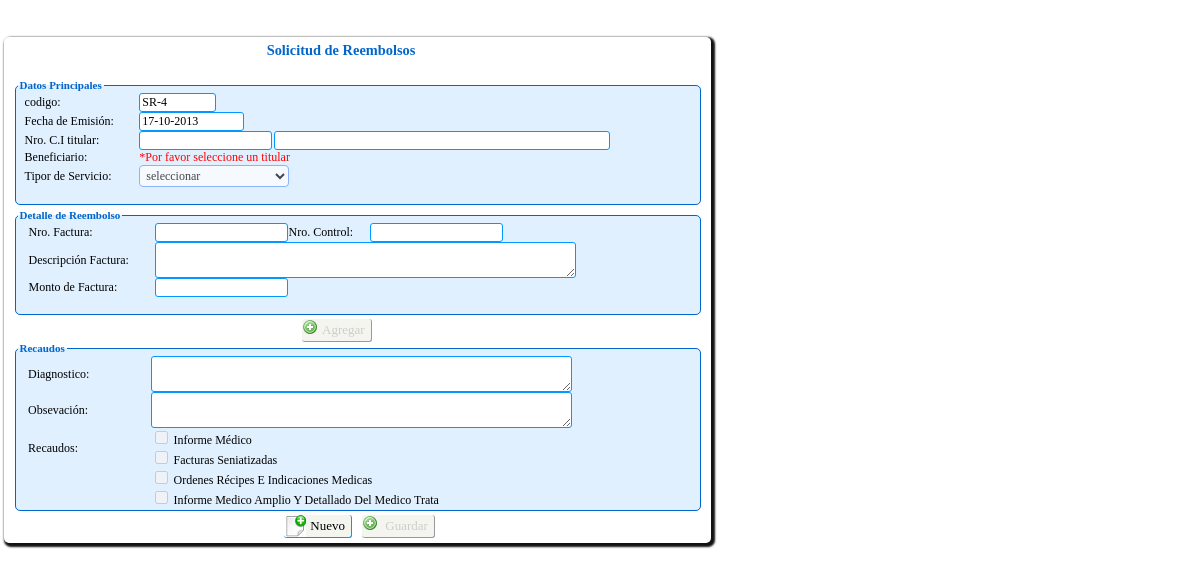
The page /persona/Php/transacciones/solicitud_reembolso/solicitud_reembolso.php (signed in) on the database as committed earlier.
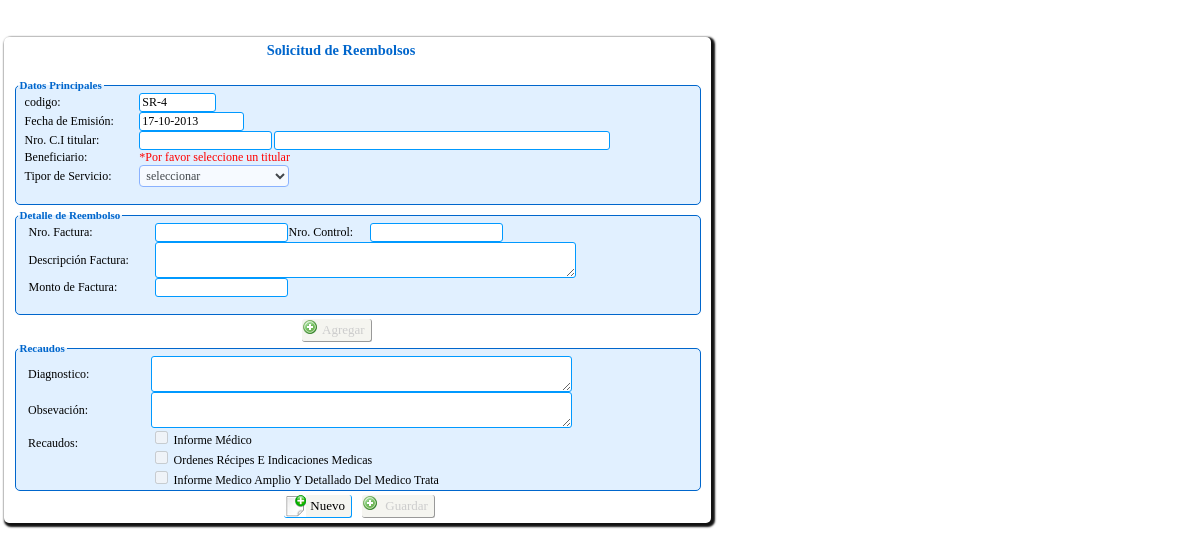
The same page on the database as committed later.
### tables this page shows
CREATE TABLE IF NOT EXISTS `tsolicitud_servicio` (
  `id_solicitud` int(11) NOT NULL,
  `id_solicitud_reembolso` int(11) NOT NULL,
  `cod_hoja` char(7) NOT NULL,
  `id_titular` int(11) NOT NULL,
  `id_beneficiario` int(11) NOT NULL,
  `tipo_beneficiario` char(1) NOT NULL,
  `id_servicio` int(11) NOT NULL,
  `id_patologia` int(11) NOT NULL,
  `autorizado` varchar(50) DEFAULT NULL,
  `ced_autorizado` int(12) DEFAULT NULL,
  `tratamiento` char(1) DEFAULT NULL,
  `fecha_ini` date DEFAULT NULL,
  `fecha_fin` date DEFAULT NULL,
  `fecha` date NOT NULL,
  `diagnostico` varchar(150) NOT NULL,
  `observacion` varchar(150) DEFAULT NULL,
  `id_medico` int(11) DEFAULT NULL,
  `id_proveedor` int(11) DEFAULT NULL,
  `hora` varchar(20) NOT NULL,
  `estatus` char(1) NOT NULL,
  `motivo_eliminacion` varchar(500) DEFAULT NULL,
  KEY `id_titular` (`id_titular`),
  KEY `id_beneficiario` (`id_beneficiario`),
  KEY `id_servicio` (`id_servicio`),
  KEY `id_medico` (`id_medico`),
  KEY `id_proveedor` (`id_proveedor`),
  KEY `id_patologia` (`id_patologia`),
  KEY `id_solicitud` (`id_solicitud`)
);

CREATE TABLE IF NOT EXISTS `trecaudo` (
  `id_recaudo` int(11) NOT NULL AUTO_INCREMENT,
  `descripcion` varchar(50) NOT NULL,
  `tipo` varchar(50) NOT NULL,
  `estatus` char(1) NOT NULL,
  PRIMARY KEY (`id_recaudo`)
);

### persona/Clases/clase_solicitud_reembolso.php (called while the page is built, shortened)
<?php
include_once("clase_mysql.php");
class sReembolso extends conectaBDMy{
    public function buscaUltimoID(){
       $sql="SELECT * FROM tsolicitud_servicio ORDER BY id_solicitud_reembolso DESC LIMIT 1";
		return ($cursor= parent::ejecuta_sql($sql));
    }
    public function sig_tupla( $registro )
	{
		return( parent::proxima_tupla( $registro ) );
	}
}
?>

### persona/Clases/clase_mysql.php (called while the page is built, shortened)
<?PHP
class conectaBDMy
{
	private $servidor;
	private $usuario;
	private $password;
	private $conexion;
	function conectaBDMy()
	{
		$this->servidor="localhost";
		$this->usuario="root";
		$this->password="iutep";
		$this->basedatos="bdsas";
	}
	function abrir_BD()
	{
		if ( !($enlace= @mysql_connect( $this->servidor, $this->usuario, $this->password ) ) )
		{
		header("Location: ../html/Error_bd.html");
		}
		$this->conexion=$enlace;
		return true;
	}
	function ejecuta_sql( $query )
	{
		if ( $this->abrir_BD() )
	     return ( mysql_query($query,$this->conexion ) );
	else
	     return null;
	}
  function proxima_tupla($cursor)
  {
	return mysql_fetch_array($cursor);
  }
}
?>

### persona/Clases/clase_recaudo.php (called while the page is built, shortened)
<?php
include_once("clase_mysql.php");
class recaudos extends conectaBDMy{
	private $tipoRecaudo;
    public function recaudos(){
		$this->tipoRecaudo="";
	}
 	public function setTiporecaudo($Valor){
        $this->tipoRecaudo = mb_strtoupper(trim($Valor), "utf-8");
    }
	function lista_recaudo()
	{
		$c=0;
		$sql="SELECT * FROM trecaudo where estatus='1' and tipo='$this->tipoRecaudo' order by id_recaudo";
		 $cursor=parent::ejecuta_sql($sql);
		 if($row= parent::proxima_tupla($cursor))
		 {
			 DO
			 {
				$fila[$c][1]=$row["id_recaudo"];
				$fila[$c][2]=$row["descripcion"];
				$fila[$c][3]=$row["tipo"];
				$c++;
			 }WHILE($row= parent::proxima_tupla($cursor));
		 }
		if ( $fila>0 )
			return $fila;
		else
			return -1;
	}
}
?>

### persona/Php/transacciones/solicitud_reembolso/solicitud_reembolso.php (the view, shortened to what this page needs)
<?php
include_once("../../../Clases/clase_solicitud_reembolso.php");
$sReembolso= new sReembolso();
$res=$sReembolso->buscaUltimoID();
$res=$sReembolso->sig_tupla($res);
$compl='SR-';
$idReembolso='0';
if($res){
	$idReembolso=$res['id_solicitud_reembolso']+1;
}else{
	$idReembolso='1';
}
?><!DOCTYPE HTML PUBLIC "-//W3C//DTD HTML 4.01 Transitional//EN" "http://www.w3c.org/TR/1999/REC-html401-19991224/loose.dtd">
<html xmlns="http://www.w3.org/1999/xhtml">
  <head>
 	<link rel="stylesheet" type="text/css" href="../../../Css/estilo2.css" />
    <link rel="stylesheet" type="text/css" href="../../../Css/estilo.css" />
	<link rel="stylesheet" type="text/css" href="../../../Css/jscal2.css" />
    <link rel="stylesheet" type="text/css" href="../../../Css/border-radius.css" />
    <link href="../../../JavaScript/jquery.alerts.css" rel="stylesheet" type="text/css" />
</head>
<body>
<div id="cuerpo1">
<form action="" method="POST" id="from_solicitud_reembolso" name="from_solicitud_reembolso">
<table width="664" height="37" border="0" cellpadding="0" cellspacing="0">
    <tr>
      <td width="664" height="37"> <h1>Solicitud de Reembolsos</h1></td>
    </tr>
  </table>
  <fieldset>
  <legend align="left">Datos Principales</legend>
    <table width="671" border="0" cellpadding="0" cellspacing="0">
    <tr>
      <td>&nbsp;</td>
      <td>codigo:</td>
      <td width="100"><input name="fecha2" id="fecha2" type="text" size="8" readonly value="<?php echo $compl.''.$idReembolso; ?>"/></td>
      <td width="243"><input name="op" type="hidden" id="op" value="iSolicitud" hidden="hidden" />
        <input type="hidden" name="codHoja" id="codHoja" value="<?php echo $compl.''.$idReembolso;; ?>"></td>
      <td width="165">&nbsp;</td>
    </tr>
    <tr>
      <td>&nbsp;</td>
      <td>Fecha de Emisión:</td>
      <td colspan="3"><input name="fecha" type="text" id="fecha" value="<?php date_default_timezone_set('America/Caracas'); echo date('d-m-Y') ?>" size="12" maxlength="10" readonly/></td>
    </tr>
    <tr>
      <td>&nbsp;</td>
      <td>Nro. C.I titular:</td>
      <td><input name="cedTitular" type="text" disabled id="cedTitular" size="16" /></td>
      <td colspan="2"><div id="cap4" style="color:#FF0000; display:block; width:200px;">
        <input name="vacio" type="text" id="box" size="45" readonly />
      </div></td>
      </tr>
    <tr>
      <td width="7">&nbsp;</td>
      <td width="113">Beneficiario:</td>
      <td colspan="3"><div id="cap5" style="color:#FF0000; display:block; width:200px;">*Por favor seleccione un titular</div></td>
      </tr>
    <tr>
      <td>&nbsp;</td>
      <td>Tipor de Servicio:</td>
      <td colspan="2"><select name="Tipo" disabled id="Tipo">
        <option value="0"> seleccionar</option>
      </select></td>
      <td>&nbsp;</td>
      </tr>
    <tr>
      <td>&nbsp;</td>
      <td>&nbsp;</td>
      <td>&nbsp;</td>
      <td>&nbsp;</td>
      <td>&nbsp;</td>
      </tr>
    </table>
    </fieldset>
    <fieldset>
      <legend align="left">Detalle de  Reembolso   </legend>
      <table width="668" border="0"  cellpadding="0" cellspacing="0">
        <tr>
      <td width="11" rowspan="2">&nbsp;</td>
      <td width="125" rowspan="2">Nro. Factura:</td>
      <td width="114" rowspan="2"><label for="medicamento"><span>
        <input name="nroFactura" type="text" disabled id="nroFactura" size="16" onkeypress="return isInteger(event);" />
      </span></label></td>
      <td width="301" rowspan="2"><span>
        <input name="nroControl" type="text" disabled id="nroControl" onkeypress="return isInteger(event);" size="16" />
      </span></td>
      <td width="12" rowspan="2">&nbsp;</td>
        </tr>
        <tr>
          <td>Nro. Control:</td>
        </tr>
        <tr>
          <td>&nbsp;</td>
          <td>Descripción Factura:</td>
          <td colspan="4"><textarea name="descripcionFactura" cols="50" rows="2" disabled id="descripcionFactura"></textarea></td>
        </tr>
        <tr>
       <td>&nbsp;</td>
       <td>Monto de Factura:</td>
       <td><input name="monto" type="text" onkeypress="return IsNumber(event);" disabled id="monto" size="16" title="Si el monto es exacto y no lleva decimales agregar '.00' al final" /></td>
       <td>&nbsp;</td>
       <td>&nbsp;</td>
       <td>&nbsp;</td>
        </tr>
     <tr>
       <td>&nbsp;</td>
       <td colspan="5"></td>
       </tr>
    </table>
    </fieldset>
    <table  width="686" border="0" cellpadding="0" cellspacing="0">
      <tr>
        <td width="288">&nbsp;</td>
        <td width="96">
          <input name="agregar" type="button" disabled class='btn_guardar_desact btn_guardar_act_img' id="agregar"  onclick="if(!crear(this)){return false;}" value="Agregar" /></td>
        <td width="302">&nbsp;</td>
      </tr>
    </table>
    <fieldset>
      <legend align="left">Recaudos
    </legend><table width="680" border="0"  cellpadding="0" cellspacing="0">
    <tr>
      <td>&nbsp;</td>
      <td height="24">Diagnostico:</td>
      <td><textarea name="diagnostico" cols="50" rows="2" disabled id="diagnostico"></textarea></td>
      <td>&nbsp;</td>
    </tr>
    <tr>
      <td>&nbsp;</td>
      <td height="24">Obsevación:</td>
      <td><textarea name="observacion" cols="50" rows="2" disabled id="observacion"></textarea></td>
      <td>&nbsp;</td>
    </tr>
    <tr>
      <td width="10">&nbsp;</td>
      <td width="116" height="24">Recaudos:</td>
      <td width="493" rowspan="2"><?php 	include_once("../../../Clases/clase_recaudo.php");
			$recaudo= new recaudos();
			$recaudo->setTiporecaudo('REEMBOLSOS');
			$consul=$recaudo->lista_recaudo();
			for($i=0;$i<count($consul);$i++)
			{
			if($consul[$i][3]=='REEMBOLSOS'){
		?>
     <input name="recaudos[]" type="checkbox" disabled id="<?php echo $i;?>" value="<?php echo $consul[$i][1];?>">
        <?php echo "<label  for='$i'>".mb_convert_case($consul[$i][2], MB_CASE_TITLE, "utf-8")."</label>"; ?><br>
        <?php
		}else { echo "<div id='open' style='color:#F00'> Alerta: No se han asignado recaudos por Solicitud de Reembolso. Por favor <a href='#'>click</a></div>";}
		}?></td>
      <td width="25">&nbsp;</td>
    </tr>
    <tr>
      <td>&nbsp;</td>
      <td height="24">&nbsp;</td>
      <td>&nbsp;</td>
    </tr>
    </table>
 </fieldset>
    <table  width="773" border="0" cellpadding="0" cellspacing="0">
      <tr>
        <td width="348" align="right"><input name="nuevo" type="button" id="nuevo" value="  Nuevo" class='btn_act btn_nuevo_act_img' onclick="limpiar_form(this.form)" title="Pulse para activar campos"/></td>
        <td width="425"><input name="guardar" type="submit" class='btn_guardar_desact btn_guardar_act_img' disabled="disabled" id="guardar" onClick="if(!recuados()){return false;}"  value=" Guardar" /></td>
      </tr>
    </table>
</form>
</div>
</body>
</html>

### persona/Css/estilo2.css (style rules this page uses)
input[type=text] { background-color: #fff; border: 1px double #09F; border-radius: 3px; }
textarea { background-color: #fff; border: 1px double #09F; border-radius: 3px; }

### persona/Css/estilo.css (style rules this page uses)
body { margin: auto; width:100%; min-width:600px; max-width:2000px; background-color:transparent; font:Tahoma, Geneva, sans-serif; }
body, input, select { font-family: "Lucida Sans Unicode"; font-size: 12px; color: #000; border-radius:3px; }
#cuerpo1 { margin-top: 15px; margin-right:150px; width:710px; height:auto; padding: 20px 20px 20px 1px; background-color:transparent; }
h1 { font-size:1.2em; color: #06C; text-align:center; }
h1, h2, p { margin: 0px 0px 20px 0px; }
form { position:relative; padding:5px; margin-top: 2px; margin-left: 3px; margin-bottom:2px; background:#FFF; display:block; box-shadow: 2px 2px 2px 2px #121212; border-radius: 5px; }
form fieldset { width:680px; border:1px solid #06C; padding:2px; margin:auto; margin-bottom:4px; border-radius: 5px; background-color:#E1F0FF; }
form legend { font-family: "Lucida Sans Unicode"; font-weight:bold; font-size:11px; color: #06C; }
select { font-family: "Lucida Sans Unicode"; font-size: 12px; color: #000; background-color:#fff; border-color:#69F; padding: 2px; border-radius:4px; }

### persona/Php/transacciones/solicitud_reembolso/solicitud_reembolso.php (style rules this page uses)
.btn_act { height: 23px; background-color: #f5f5f0; border-bottom: 1px solid #09F; border-right:1px solid #09F; border-top:0px; border-left:0px; font-size: 13px; color:black; padding-left: 20px; background-repeat: no-repeat; cursor:hand; cursor:pointer; margin-left:5px; margin-right:5px; outline-width:0px; background-image: url(../../../Imagen_sistema/cancelar.jpg); }
.btn_guardar_act_img { background-image: url(../../../Imagen_sistema/add.png); }
.btn_guardar_desact { height: 23px; background-color: #f5f5f0; border-bottom: 1px solid #999; border-right:1px solid #999; border-top:0px; border-left:0px; font-size: 13px; color:#CCC; padding-left: 20px; background-repeat: no-repeat; cursor:hand; cursor:pointer; margin-left:5px; margin-right:5px; outline-width:0px; }
.btn_nuevo_act_img { background-image: url(../../../Imagen_sistema/nuevo.jpg); }

Rows that differ between the two databases and show on the page:
no longer on this page (row edited): trecaudo: descripcion "Facturas Seniatizadas"
